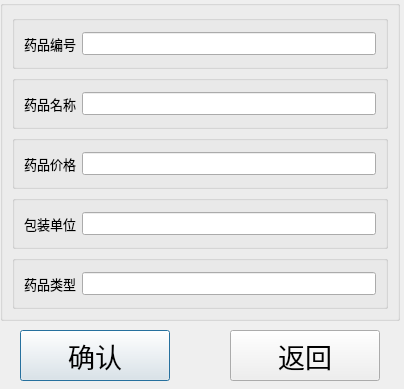
<?xml version="1.0" encoding="UTF-8"?>
<ui version="4.0">
 <class>Dialog</class>
 <widget class="QDialog" name="Dialog">
  <property name="geometry">
   <rect>
    <x>0</x>
    <y>0</y>
    <width>404</width>
    <height>389</height>
   </rect>
  </property>
  <property name="windowTitle">
   <string>Dialog</string>
  </property>
  <widget class="QGroupBox" name="groupBox_20">
   <property name="geometry">
    <rect>
     <x>0</x>
     <y>0</y>
     <width>400</width>
     <height>321</height>
    </rect>
   </property>
   <property name="font">
    <font>
     <pointsize>10</pointsize>
    </font>
   </property>
   <property name="title">
    <string/>
   </property>
   <layout class="QVBoxLayout" name="verticalLayout_2">
    <item>
     <widget class="QGroupBox" name="groupBox_mno">
      <property name="font">
       <font>
        <pointsize>10</pointsize>
       </font>
      </property>
      <property name="title">
       <string/>
      </property>
      <layout class="QHBoxLayout" name="horizontalLayout_19">
       <item>
        <widget class="QLabel" name="label_mno">
         <property name="font">
          <font>
           <pointsize>10</pointsize>
          </font>
         </property>
         <property name="text">
          <string>药品编号</string>
         </property>
        </widget>
       </item>
       <item>
        <widget class="QLineEdit" name="lineEdit_mno">
         <property name="font">
          <font>
           <pointsize>10</pointsize>
          </font>
         </property>
        </widget>
       </item>
      </layout>
     </widget>
    </item>
    <item>
     <widget class="QGroupBox" name="groupBox_mname">
      <property name="font">
       <font>
        <pointsize>10</pointsize>
       </font>
      </property>
      <property name="title">
       <string/>
      </property>
      <layout class="QHBoxLayout" name="horizontalLayout_20">
       <item>
        <widget class="QLabel" name="label_mname">
         <property name="font">
          <font>
           <pointsize>10</pointsize>
          </font>
         </property>
         <property name="text">
          <string>药品名称</string>
         </property>
        </widget>
       </item>
       <item>
        <widget class="QLineEdit" name="lineEdit_mname">
         <property name="font">
          <font>
           <pointsize>10</pointsize>
          </font>
         </property>
        </widget>
       </item>
      </layout>
     </widget>
    </item>
    <item>
     <widget class="QGroupBox" name="groupBox_mprice">
      <property name="font">
       <font>
        <pointsize>10</pointsize>
       </font>
      </property>
      <property name="title">
       <string/>
      </property>
      <layout class="QHBoxLayout" name="horizontalLayout_21">
       <item>
        <widget class="QLabel" name="label_mprice">
         <property name="font">
          <font>
           <pointsize>10</pointsize>
          </font>
         </property>
         <property name="text">
          <string>药品价格</string>
         </property>
        </widget>
       </item>
       <item>
        <widget class="QLineEdit" name="lineEdit_mprice">
         <property name="font">
          <font>
           <pointsize>10</pointsize>
          </font>
         </property>
        </widget>
       </item>
      </layout>
     </widget>
    </item>
    <item>
     <widget class="QGroupBox" name="groupBox_unit">
      <property name="font">
       <font>
        <pointsize>10</pointsize>
       </font>
      </property>
      <property name="title">
       <string/>
      </property>
      <layout class="QHBoxLayout" name="horizontalLayout_26">
       <item>
        <widget class="QLabel" name="label_munit">
         <property name="font">
          <font>
           <pointsize>10</pointsize>
          </font>
         </property>
         <property name="text">
          <string>包装单位</string>
         </property>
        </widget>
       </item>
       <item>
        <widget class="QLineEdit" name="lineEdit_munit">
         <property name="font">
          <font>
           <pointsize>10</pointsize>
          </font>
         </property>
        </widget>
       </item>
      </layout>
     </widget>
    </item>
    <item>
     <widget class="QGroupBox" name="groupBox_26">
      <property name="font">
       <font>
        <pointsize>10</pointsize>
       </font>
      </property>
      <property name="title">
       <string/>
      </property>
      <layout class="QHBoxLayout" name="horizontalLayout_24">
       <item>
        <widget class="QLabel" name="label_mtype">
         <property name="font">
          <font>
           <pointsize>10</pointsize>
          </font>
         </property>
         <property name="text">
          <string>药品类型</string>
         </property>
        </widget>
       </item>
       <item>
        <widget class="QLineEdit" name="lineEdit_mtype">
         <property name="font">
          <font>
           <pointsize>10</pointsize>
          </font>
         </property>
        </widget>
       </item>
      </layout>
     </widget>
    </item>
   </layout>
  </widget>
  <widget class="QPushButton" name="pushButton_submit">
   <property name="geometry">
    <rect>
     <x>20</x>
     <y>330</y>
     <width>150</width>
     <height>51</height>
    </rect>
   </property>
   <property name="font">
    <font>
     <pointsize>20</pointsize>
    </font>
   </property>
   <property name="text">
    <string>确认</string>
   </property>
  </widget>
  <widget class="QPushButton" name="pushButton_exit">
   <property name="geometry">
    <rect>
     <x>230</x>
     <y>330</y>
     <width>150</width>
     <height>51</height>
    </rect>
   </property>
   <property name="font">
    <font>
     <pointsize>20</pointsize>
    </font>
   </property>
   <property name="text">
    <string>返回</string>
   </property>
  </widget>
 </widget>
 <resources/>
 <connections/>
</ui>
